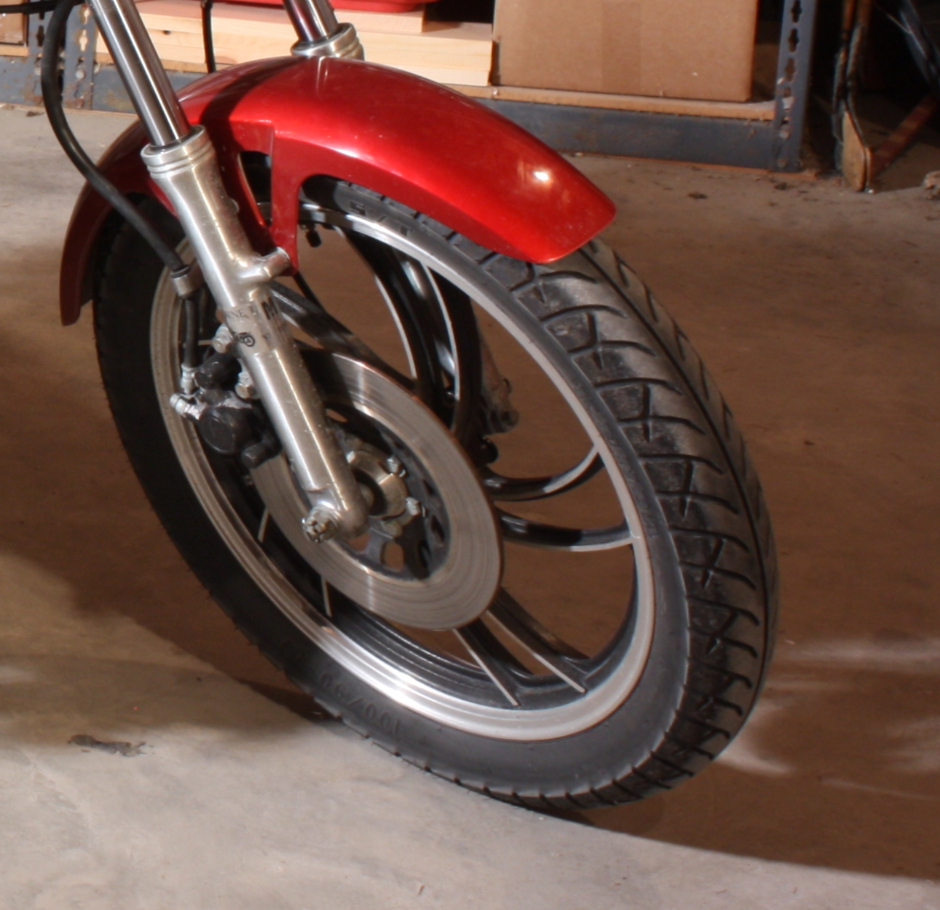
//> input picture resources/moto/im0_mini.png, 940 x 910 px
$ ./main   (built with g++ and OpenCV 4)
//> lines starting //> are read from the running program, lines starting //| are printed output that depends on the picture
### libraries/core/core.hpp
#pragma once

#include <opencv2/opencv.hpp>

#include <vector>
#include <cmath>

namespace nv
{
class limititions
{
public:
	bool is_permitte(cv::Point const&) const { return true; }
};

class sequence
{
public:
    sequence(): vec_(0){}
	sequence(size_t size): vec_(0)
	{
		vec_.reserve(size);
	}
    // [5 lines left out: function sequence, not called in this run]
	size_t size() const {return vec_.size();}
	void push(cv::Point const& p)
	{
		vec_.push_back(p);
	}
    cv::Point at(size_t i) const { return vec_.at(i); }
	std::vector<cv::Point>::iterator begin() { return vec_.begin(); }
	std::vector<cv::Point>::const_iterator end() const { return vec_.end(); }
	std::vector<cv::Point>::const_iterator begin() const { return vec_.begin(); }
	std::vector<cv::Point>::iterator end() { return vec_.end(); }

protected:
	std::vector<cv::Point> vec_;
};

class descriptor
{
public:
	descriptor(cv::Mat const& m, cv::Point const& target_point, nv::sequence const &sequence, nv::limititions const& limititions = nv::limititions())
		: target_point_(target_point), permitted_sequence_(sequence.size())
	{
		values_.reserve(sequence.size());
		for(auto const& seq_point: sequence)
		{
			auto curr_point = target_point + seq_point;
			if(limititions.is_permitte(curr_point))
			{
				permitted_sequence_.push(seq_point);
				auto val = m.at<uint8_t>(curr_point);
				values_.push_back(val);
			}

		}
	}
	nv::sequence const& permitted_sequence() const {return permitted_sequence_;}
	std::vector<uint8_t> const& values() const {return values_;}
	cv::Point const& target_point() const {return target_point_;}
    size_t size() const { return values_.size(); }
    uint8_t at(size_t i) const {return values_.at(i);}
    // [4 lines left out: function point, not called in this run]
protected:
	const cv::Point target_point_;
	nv::sequence permitted_sequence_;
	std::vector<uint8_t> values_;
};

class metric
{
public:
    metric(float coeff, cv::Point target_point, float threshold = 0.8): coeff_(coeff), threshold_(threshold), target_point_(target_point){}
    metric(cv::Point target_point): coeff_(NAN), threshold_(0.8), target_point_(target_point){}
    operator bool()
    {
        return coeff_ > threshold_;
    }
    float coeff() const { return coeff_;}
    cv::Point target_point() const {return target_point_;}
protected:
    float coeff_;
    float threshold_;
    cv::Point target_point_;
};

metric max(metric const& m1, metric const& m2)
{
    return m1.coeff() > m2.coeff() ? m1 : m2;
}

class fibonacci_sequence: public sequence
{
    // [7 lines of commented-out code are left out]
    float radius_;
public:
    float radius() const {return radius_;}
    fibonacci_sequence(size_t number, float length, float step): radius_(length/2)
    {
        assert(number >= 8);
        assert(vec_.empty());
        cv::Point prev_point{-1, -1};
        auto R = length / (2 * number * step);
        size_t count = 0;
        for (int i = 0; count < number; i++)
        {
            float fi = i * step;
            float k = R * fi;
            cv::Point curr_point;
            curr_point.x = static_cast<int>(k * cos(fi));
            curr_point.y = static_cast<int>(k * sin(fi));
            if(prev_point != curr_point)
            {
                vec_.emplace_back(curr_point);
                prev_point = curr_point;
                ++count;
            }
        }
        assert(adjacent_find(vec_.begin(), vec_.end()) == vec_.end());
        assert(vec_.size() == number);
    }
};

metric compare(nv::descriptor const& ld, nv::descriptor const& rd, float threshold = 0.9);
metric correlation_compare(nv::descriptor const& ld, nv::descriptor const& rd, float threshold = 0.9);

cv::Point find_matching_point(cv::Mat const& lm, cv::Mat const& rm, cv::Point const &lp);

cv::Mat build_depth_map(cv::Mat const& lm, cv::Mat const& rm);
cv::Mat build_depth_map_multy_line(cv::Mat const& lm, cv::Mat const& rm);
}//namespace nv

### libraries/core/core.cpp
#include "core.hpp"

#include <thread>

namespace nv
{
// [12 lines left out: function compare, not called in this run]

double average(uint8_t const *v, size_t size) {
    double sum = 0.0;
    for (size_t i = 0; i < size; i++) {
      sum += v[i];
    }
    return sum / size;
}

float correlation(uint8_t const *v1, uint8_t const *v2, std::size_t size) {
    double avg1 = average(v1, size);
    double avg2 = average(v2, size);
    auto it1 = v1;
    auto it2 = v2;

    double sum = 0.0;
    double pow1 = 0.0;
    double pow2 = 0.0;

    for (size_t i = 0; i < size; i++, it1++, it2++) {
        double s1 = (*it1 - avg1);
        double s2 = (*it2 - avg2);
        sum += s1 * s2;
        pow1 += s1 * s1;
        pow2 += s2 * s2;
    }

    double correlation_coeff = sum / (std::sqrt(pow1 * pow2));

    return static_cast<float>(correlation_coeff);
}

metric correlation_compare(nv::descriptor const& ld, nv::descriptor const& rd, float threshold)
{
    auto coeff = correlation(&ld.values()[0], &rd.values()[0], ld.values().size());

    return metric(coeff, rd.target_point(), threshold);
}

cv::Point find_matching_point(cv::Mat const& lm, cv::Mat const& rm, cv::Point const &lp)
{
    nv::fibonacci_sequence sequence(64, 100, 0.5);
    nv::descriptor ld(lm, lp, sequence);
    nv::metric best_metric(0.001, cv::Point(-1, -1));
    for(int x = std::max(0, lp.x - 256); x < lp.x; ++x)
    {
        nv::descriptor rd(rm, {x, lp.y}, ld.permitted_sequence());

        auto curr_metric = correlation_compare(ld, rd);

        best_metric = max(best_metric, curr_metric);
    }

    return best_metric.target_point();
}

// [27 lines left out: functions draw, find_matching_point, not called in this run]


void build_depth_line(cv::Mat const& lm, cv::Mat const& rm, int y1, int y2, cv::Mat &depth_map)
{
    depth_map = 0;
    cv::Point lp{1464, 1333};
    for(int ly = y1; ly < (y1 + y2); ++ly)
    {
        std::cout << ly << "/" << y2 + y1 << std::endl;
        for(int lx = 0; lx < lm.cols; ++lx)
        {
            cv::Point lp{lx, ly};
            cv::Point rp = nv::find_matching_point(lm, rm, lp);
            if(rp.x != -1)
            {
                depth_map.at<uint8_t>(lp) = std::abs(lp.x - rp.x);
            }
        }
    }
}

cv::Mat build_depth_map_multy_line(cv::Mat const& lm, cv::Mat const& rm)
{
    cv::Mat depth_map(lm.size(), lm.type());
    size_t cpu_count = std::thread::hardware_concurrency();
    size_t dy = static_cast<size_t>(lm.rows)/cpu_count;
    std::vector<std::thread> workers(cpu_count);
    for(size_t i = 0; i < cpu_count; ++i)
    {
        workers[i] = std::thread([i, dy, &lm, &rm, &depth_map](){build_depth_line(lm, rm, i*dy, dy, depth_map);});
    }

    for(auto &t: workers)
    {
        t.join();
    }

    return depth_map;
}

// [21 lines left out: function build_depth_map, not called in this run]


}//namespace nv

### samples/depth_builder/main.cpp
#include <opencv2/opencv.hpp>

#include <core/core.hpp>

#include <iostream>

using namespace std;

const std::string resource_path = "/home/bvi/projects/novavision/resources/";

int main(void)
{
    try
    {
        auto lm = cv::imread(resource_path + "moto/im0_mini.png", 0);
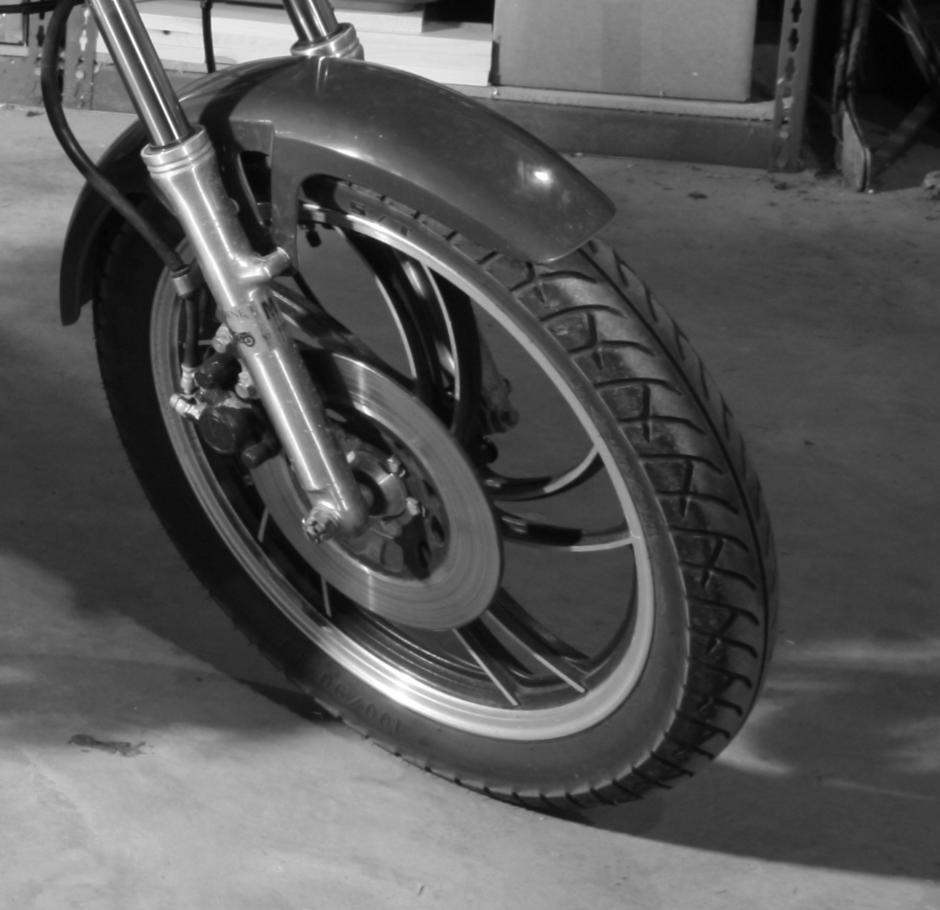
//> lm: 910 rows x 940 cols, CV_8UC1; min 1, max 255, mean 87.2
        if(lm.empty()) throw std::system_error(errno, std::system_category(), "moto/im0_mini.png");
        auto rm = cv::imread(resource_path + "moto/im1_mini.png", 0);
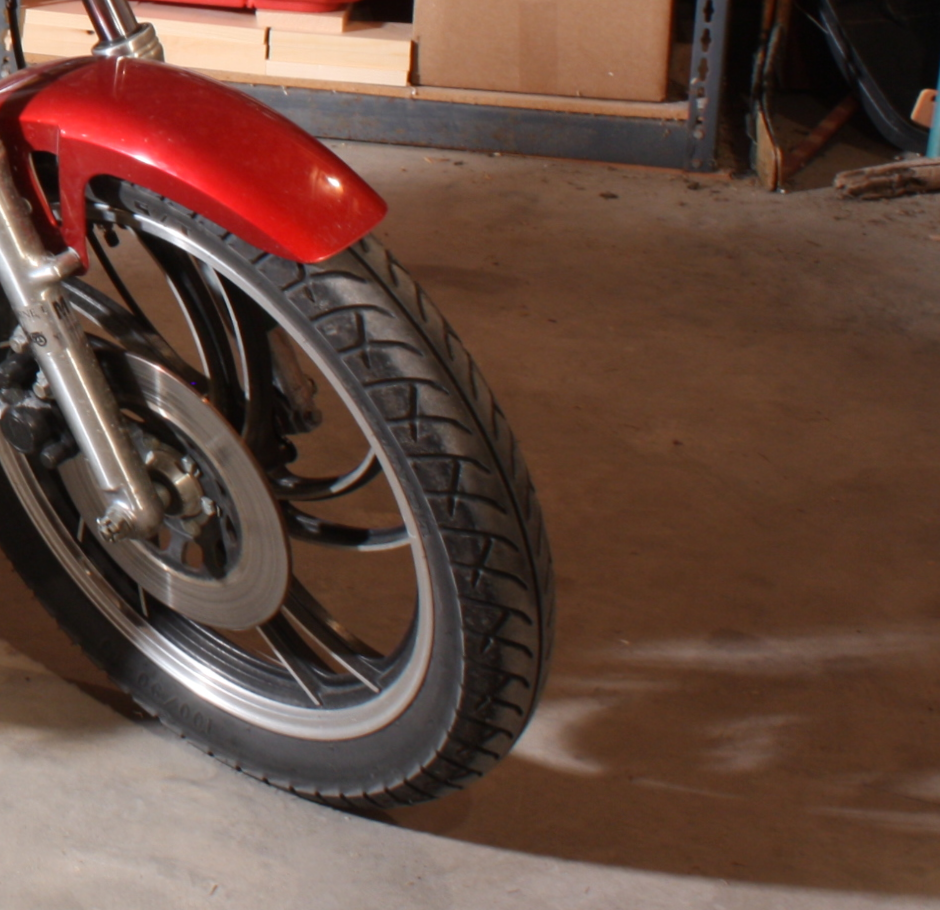
//> input picture resources/moto/im1_mini.png, 940 x 910 px
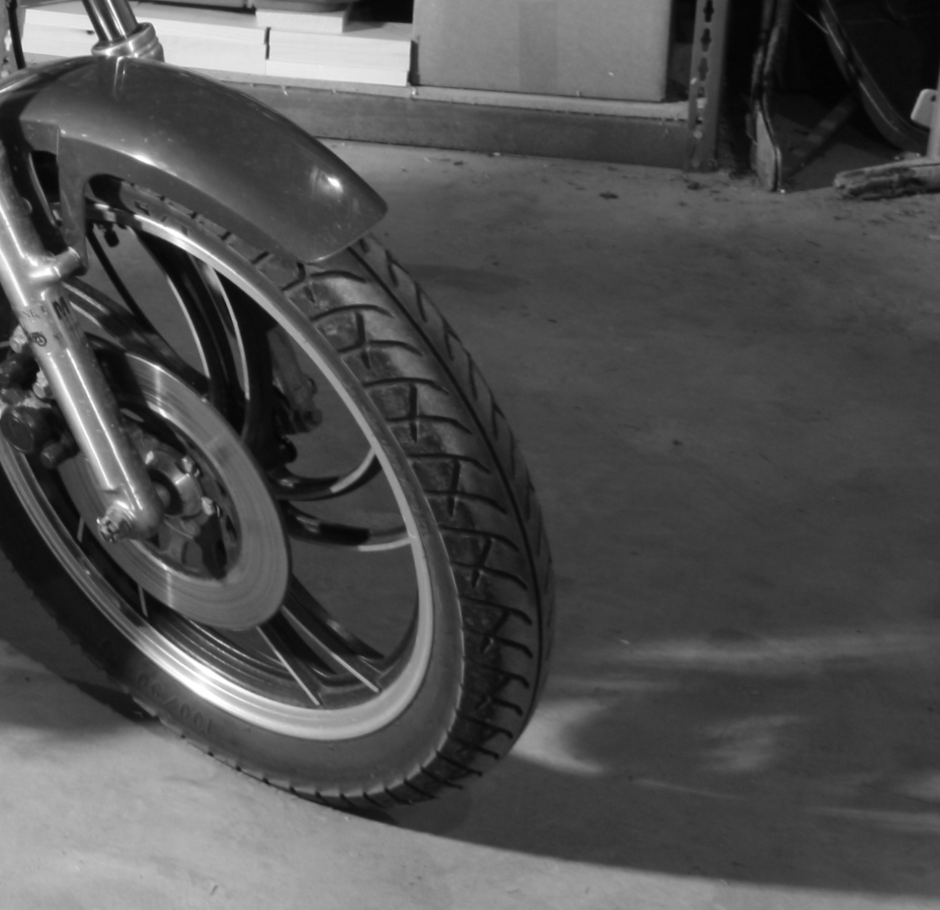
//> rm: 910 rows x 940 cols, CV_8UC1; min 1, max 255, mean 80.4
        if(rm.empty()) throw std::system_error(errno, std::system_category(), "moto/im1_mini.png");

        imshow("LEFT: ", lm);
        imshow("RIGHT: ", rm);

        cv::waitKey(0);

        cv::destroyAllWindows();

        auto depth_map = nv::build_depth_map_multy_line(lm, rm);
//> (the run ends here: the time limit is reached, at `t.join();`)
